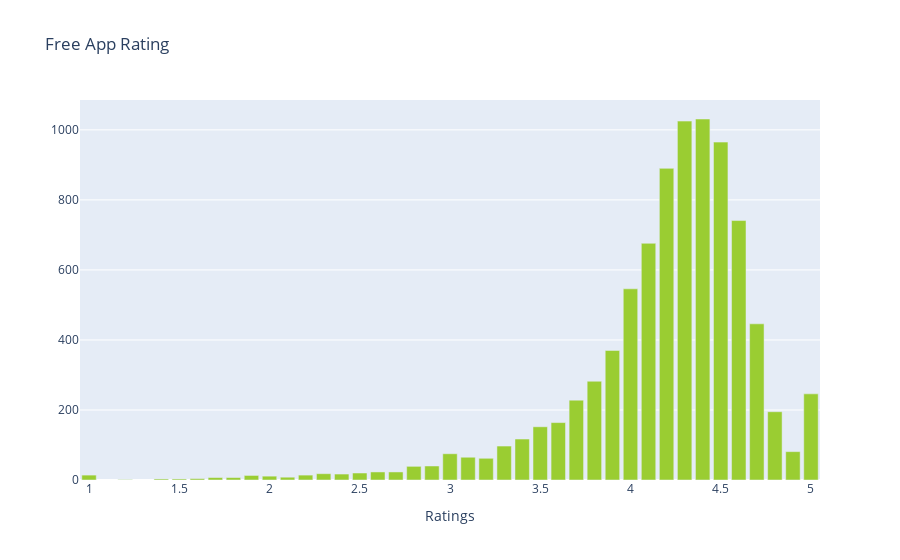

Source (notebook cell):
### Code cell
col='Rating'
v1=d1[col].value_counts().reset_index()
v1=v1.rename(columns={col:'count','index':col})
v1['percent']=v1['count'].apply(lambda x : 100*x/sum(v1['count']))
trace1 = go.Bar(x=v1[col], y=v1["count"], name="Free", marker=dict(color = 'yellowgreen'))
layout={'title':"Free App Rating",'xaxis':{'title':"Ratings"}}
fig = go.Figure(data=[trace1], layout=layout)
iplot(fig)

### Figure 1 — Plotly figure (JSON) as saved in the notebook; plotly's stock layout.template omitted (floating-point values rounded to 4 significant figures)
{"data": [{"marker": {"color": "yellowgreen"}, "name": "Free", "type": "bar", "x": [4.4, 4.3, 4.5, 4.2, 4.6, 4.1, 4, 4.7, 3.9, 3.8, 5, 3.7, 4.8, 3.6, 3.5, 3.4, 3.3, 4.9, 3, 3.1, 3.2, 2.9, 2.8, 2.6, 2.7, 2.5, 2.3, 2.4, 2.2, 1, 1.9, 2, 2.1, 1.7, 1.8, 1.6, 1.4, 1.5, 1.2], "y": [1031, 1025, 965, 890, 741, 676, 546, 446, 370, 282, 246, 228, 195, 164, 152, 117, 97, 81, 75, 65, 62, 40, 39, 23, 23, 20, 18, 17, 14, 14, 13, 11, 8, 7, 7, 4, 3, 3, 1]}], "layout": {"title": {"text": "Free App Rating"}, "xaxis": {"title": {"text": "Ratings"}}}}
